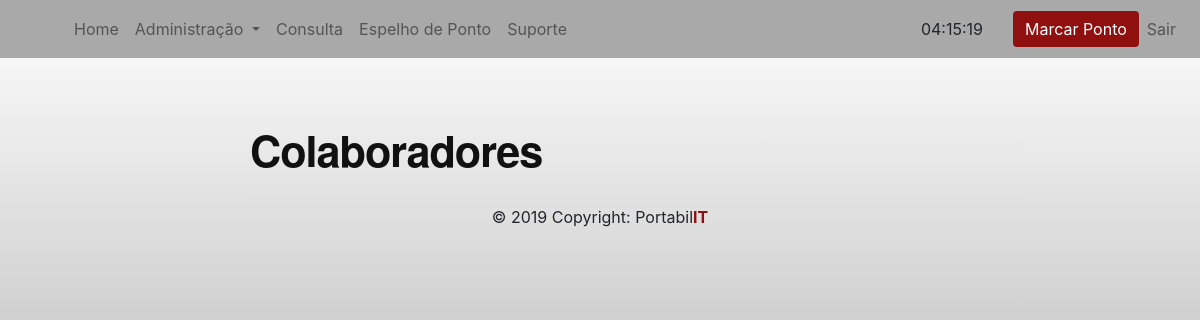
The page /colaboradores/lista (signed in) on the database as committed earlier.
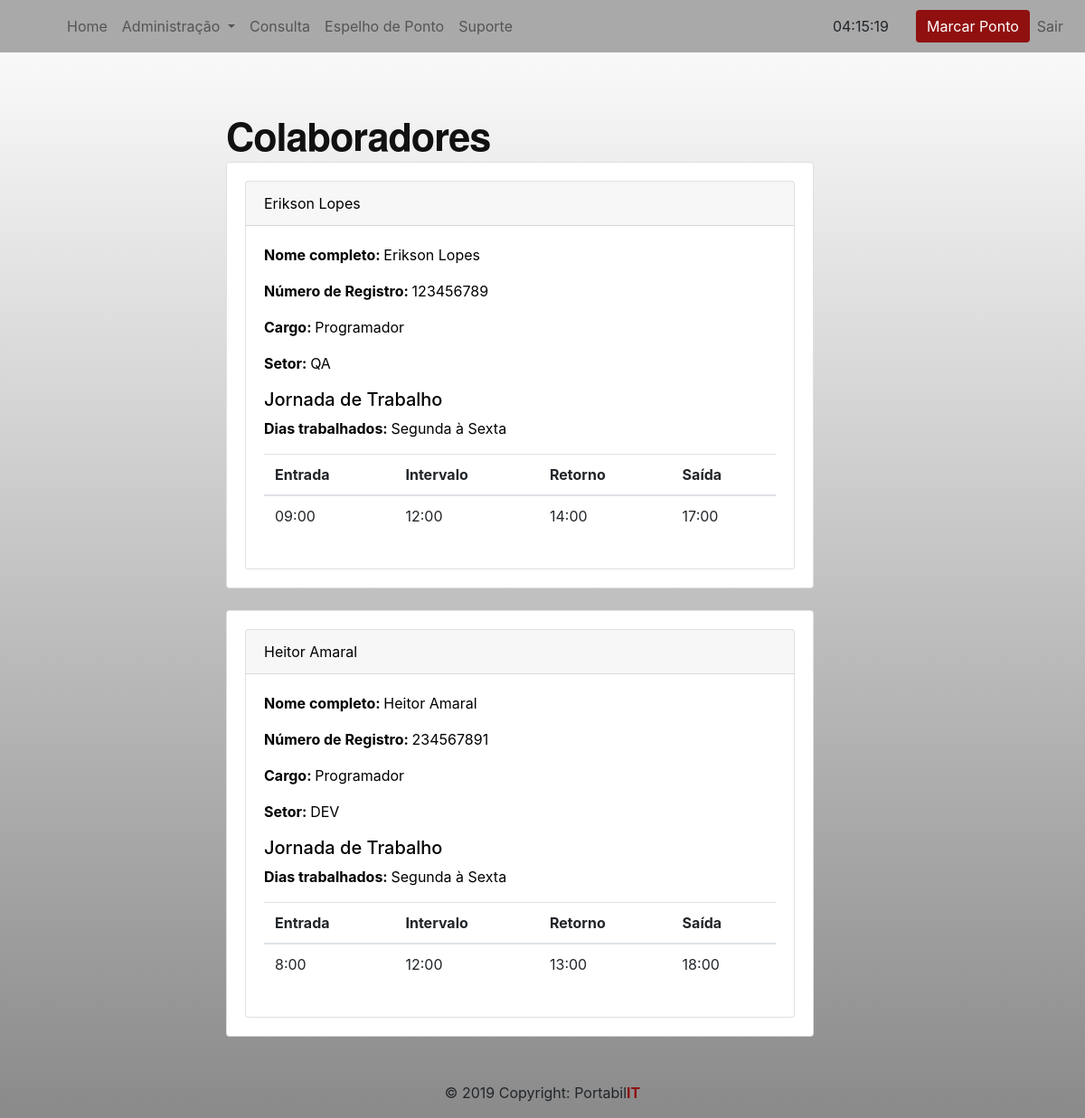
The same page on the database as committed later.
### core/models.py (models this page shows, shortened)
class Colaboradores(models.Model):
    nome_completo = models.CharField(max_length=50)
    numero_registro = models.CharField(max_length=9)
    cargo = models.CharField(max_length=12)
    setor = models.CharField(max_length=12)
    entrada = models.CharField(max_length=5)
    intervalo = models.CharField(max_length=5)
    retorno = models.CharField(max_length=5)
    saida = models.CharField(max_length=5)
    dias = models.CharField(max_length=16)
    ativo = models.BooleanField(default=True)

### core/views.py (the view)
# urls.py: path('colaboradores/lista', views.listar_colaboradores),
@login_required(login_url='/login/')
def listar_colaboradores(request):
    colaborador = Colaboradores.objects.filter(ativo=True)
    return render(request, 'colaboradores.html', {'colaborador':colaborador})

### templates/colaboradores.html (shortened to what this page needs)
{% include 'model-header.html' %}
{% block content %}
<div class="mx-auto" id="externa">
  <h1 id="titulo-div">Colaboradores</h1>
  {% for c in colaborador %}
  <div class="card">
    <div class="card-body">
      <div class="card">
        <div class="card-header">{{ c.nome_completo }}</div>
        <div class="card-body">
          <p><b>Nome completo: </b> {{ c.nome_completo }} </p>
          <p><b>Número de Registro: </b> {{ c.numero_registro }} </p>
          <p><b>Cargo: </b> {{ c.cargo }} </p>
          <p><b>Setor: </b> {{ c.setor }} </p>
          <div>
              <h5>Jornada de Trabalho</h5>
              <p><b>Dias trabalhados: </b> {{ c.dias }} </p>
              <table class="table">
                <thead>
                  <tr>
                    <th>Entrada</th>
                    <th>Intervalo</th>
                    <th>Retorno</th>
                    <th>Saída</th>
                  </tr>
                </thead>
                <tbody>
                  <tr>
                    <td>{{ c.entrada }}</td>
                    <td>{{ c.intervalo }}</td>
                    <td>{{ c.retorno }}</td>
                    <td>{{ c.saida }}</td>
                  </tr>
                </tbody>
              </table>
            </div>
        </div>
      </div>
    </div>
  </div>
  <br>
  {% endfor %}
</div>
{% endblock %}
{% include 'model-footer.html' %}

### templates/model-header.html (shortened to what this page needs)
<html>
<head>
<link rel="stylesheet" href="https://maxcdn.bootstrapcdn.com/bootstrap/4.1.3/css/bootstrap.min.css">
</head>
<body>
<nav class="navbar navbar-expand-lg navbar-light"style="background-color: #A9A9A9;">
  <img src="https://i.ibb.co/RGnFMrK/img-01.png" alt="" height="42px" style="padding-right: 50px">
  <div class="collapse navbar-collapse" id="navbarSupportedContent">
    <ul class="navbar-nav mr-auto">
      <li class="nav-item">
        <a class="nav-link" href="/">Home <span class="sr-only">(current)</span></a>
      </li>
      <li class="dropdown">
        <a class="dropdown-toggle nav-link" data-toggle="dropdown" href="#">Administração
        </a>
      </li>
      <li class="nav-item">
        <a class="nav-link" href="/consulta/">Consulta</a>
      </li>
      <li class="nav-item">
          <li class="nav-item">
        <a class="nav-link" href="/espelho_ponto/">Espelho de Ponto</a>
      </li><li class="nav-item">
        <a class="nav-link" href="/suporte/">Suporte</a>
      </li>
    </ul>
    <form class="form-inline my-2 my-lg-0">
    <span class="label label-default" style="margin-right: 30px;" id="font-hora-nav"></span></h1>
      <button type="button" class="btn btn-primary" style="background-color: #901010; border: none; ">Marcar Ponto</button>
    </form>
    <ul class="navbar-nav">
      <li class="nav-item">
        <a class="nav-link" href="/logout/">Sair</a>
      </li>
    </ul>
  </div>
</nav>
</body>
</html>

### templates/model-footer.html
<footer class="page-footer font-small blue" style="width: 100%;
height: auto;
bottom: 0;
position: relative;
">
  <div class="footer-copyright text-center py-3">© 2019 Copyright:
    <a> Portabil<font color="#901010"><b>IT</b></font></a>
  </div>
</footer>

### templates/model-header.html (style rules this page uses)
body { height: auto; background-image: linear-gradient(#FFFFFF, #8A8A8A); margin: 0 auto; padding: 0; min-height:100%; position:relative; }
html { height: auto; min-height: 100%; }
div { display: block; }
* { -webkit-box-sizing: border-box; -moz-box-sizing: border-box; box-sizing: border-box; }
#externa { width: 60%; height: auto; padding-top: 10px; padding-bottom: 10px; padding-left: 10px; padding-right: 5%; margin-top: 5%; color: #000; }
#titulo-div { color: #111; font-family: 'Helvetica Neue', sans-serif; font-weight: bold; font-size: 2.7rem; letter-spacing: -1px; line-height: 1; text-align: left; }

Rows that differ between the two databases and show on the page:
added Colaboradores: nome_completo "Erikson Lopes", numero_registro "123456789", cargo "Programador", setor "QA", dias "Segunda à Sexta", entrada "09:00", intervalo "12:00", retorno "14:00", saida "17:00"
added Colaboradores: nome_completo "Heitor Amaral", numero_registro "234567891", cargo "Programador", setor "DEV", dias "Segunda à Sexta", entrada "8:00", intervalo "12:00", retorno "13:00", saida "18:00"
